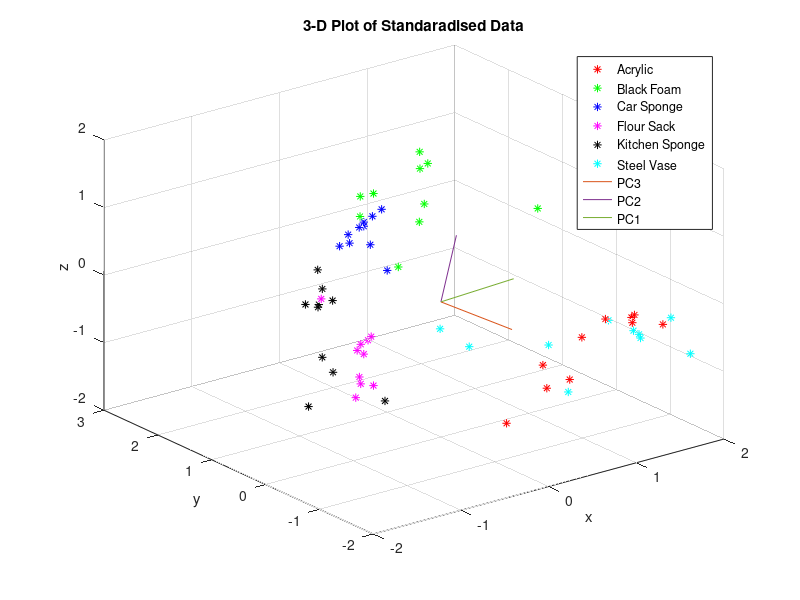
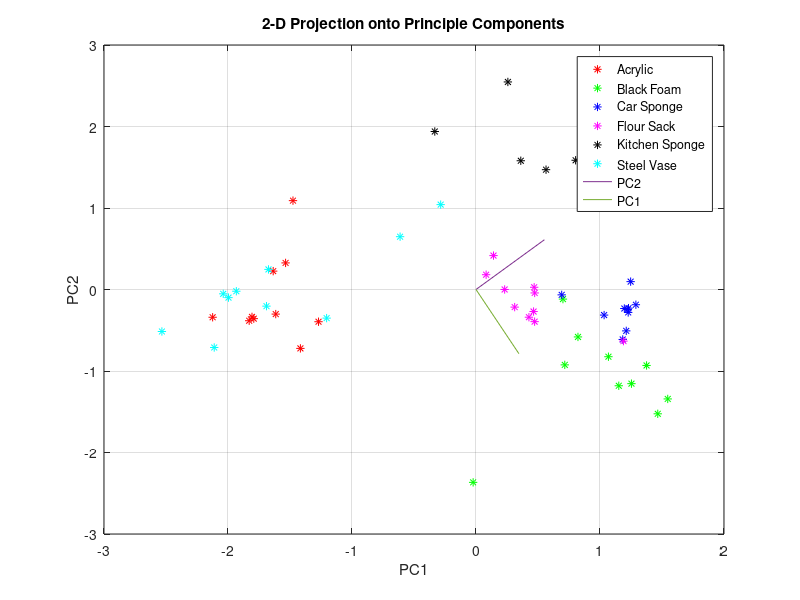

The MATLAB source for these figures, in order: (Note: this script raises an error after producing the figures.)
clear all
close all
load("F0_PVT.mat")
%Part 1 Section B

%Initialise Object Colours
color = ['r', 'g', 'b', 'm', 'k', 'c'];

%a)
%Report Covariance matrix, eigen values, eigenvectors for the data

%Covariance matrix 
% - Combine struct to a single 3x60 matrix (TVP x all 10 trials on all 6
% objects)
% - Standardise (Subtract mean and divide by standard deviation)
% - Find covariance of the 3x60 matrix
concatenated_matrix = PVT';

matrix_mean = mean(concatenated_matrix, 2);
matrix_st = std(concatenated_matrix.');
concatenated_matrix = concatenated_matrix - matrix_mean;

concatenated_matrix(1, :) = concatenated_matrix(1, :) ./ matrix_st(1);
concatenated_matrix(2, :) = concatenated_matrix(2, :) ./ matrix_st(2);
concatenated_matrix(3, :) = concatenated_matrix(3, :) ./ matrix_st(3);

matrix_covariance = cov(concatenated_matrix.');
[matrix_eig_vects, matrix_eig_vals] = eig(matrix_covariance);

%b)
%Replot the standardised data with principal components displayed.

%Assign objects to correct points
acrylicPoints = concatenated_matrix(:, 1:10);
blackFoamPoints = concatenated_matrix(:, 11:20);
carSpongePoints = concatenated_matrix(:, 21:30);
flourSackPoints = concatenated_matrix(:, 31:40);
kitchenSpongePoints = concatenated_matrix(:, 41:50);
steelVasePoints = concatenated_matrix(:, 51:60);

%Plotting standardised matrix

figure;
plot3(acrylicPoints(1,:),acrylicPoints(2,:), acrylicPoints(3,:),'*',"Color", color(1));
hold on
plot3(blackFoamPoints(1,:),blackFoamPoints(2,:), blackFoamPoints(3,:),'*',"Color", color(2));
hold on
plot3(carSpongePoints(1,:),carSpongePoints(2,:), carSpongePoints(3,:),'*',"Color", color(3));
hold on
plot3(flourSackPoints(1,:),flourSackPoints(2,:), flourSackPoints(3,:),'*',"Color", color(4));
hold on
plot3(kitchenSpongePoints(1,:),kitchenSpongePoints(2,:), kitchenSpongePoints(3,:),'*',"Color", color(5));
hold on
plot3(steelVasePoints(1,:),steelVasePoints(2,:), steelVasePoints(3,:),'*',"Color", color(6));
hold on

%Displaying eigen vectors
x = [ matrix_eig_vects(1, 1), matrix_eig_vects(2, 1), matrix_eig_vects(3, 1)];
y = [ matrix_eig_vects(1, 2), matrix_eig_vects(2, 2), matrix_eig_vects(3, 2)];
z = [ matrix_eig_vects(1, 3), matrix_eig_vects(2, 3), matrix_eig_vects(3, 3)];

%PC3
plot3([0; x(1)], [0; y(1)], [0; z(1)],"Color", '#D95319');
%PC2
plot3([0; x(2)], [0; y(2)], [0; z(2)],"Color", '#7E2F8E');
%PC1
plot3([0; x(3)], [0; y(3)], [0; z(3)],"Color", '#77AC30');

title("3-D Plot of Standaradised Data");
xlabel("x");
ylabel("y");
zlabel("z");
legend('Acrylic','Black Foam','Car Sponge', 'Flour Sack', 'Kitchen Sponge','Steel Vase', 'PC3','PC2', 'PC1');
grid on
hold off

%c)
%Reduce the data to 2-dimensions and replot.

%two largest eigenvalues are column 3 then column 2, choose those eigenvectors
%multiply this feature vector matrix with the original data

feature_vector = [matrix_eig_vects(:,3), matrix_eig_vects(:,2)]; 

two_d_plot = concatenated_matrix.' * feature_vector;

%Assign objects to correct points
acrylicPoints2d = two_d_plot(1:10, :);
blackFoamPoints2d = two_d_plot(11:20, :);
carSpongePoints2d = two_d_plot(21:30, :);
flourSackPoints2d = two_d_plot(31:40, :);
kitchenSpongePoints2d = two_d_plot(41:50, :);
steelVasePoints2d = two_d_plot(51:60, :);


figure;
plot(acrylicPoints2d(:, 1),acrylicPoints2d(:, 2),'*',"Color", color(1));
hold on
plot(blackFoamPoints2d(:, 1),blackFoamPoints2d(:, 2),'*',"Color", color(2));
hold on
plot(carSpongePoints2d(:, 1),carSpongePoints2d(:, 2),'*',"Color", color(3));
hold on
plot(flourSackPoints2d(:, 1),flourSackPoints2d(:, 2),'*',"Color", color(4));
hold on
plot(kitchenSpongePoints2d(:, 1),kitchenSpongePoints2d(:, 2),'*',"Color", color(5));
hold on
plot(steelVasePoints2d(:, 1),steelVasePoints2d(:, 2),'*',"Color", color(6));
hold on


x = [matrix_eig_vects(2, 1), matrix_eig_vects(3, 1)];
y = [matrix_eig_vects(2, 2), matrix_eig_vects(3, 2)];

%Plot Principal Component Lines

%PC2
plot([0; x(1)], [0; y(1)],"Color", '#7E2F8E');
%PC1
plot([0; x(2)], [0; y(2)],"Color", '#77AC30');
title("2-D Projection onto Principle Components");
xlabel("PC1");
ylabel("PC2");
legend('Acrylic','Black Foam','Car Sponge', 'Flour Sack', 'Kitchen Sponge','Steel Vase', 'PC2', 'PC1');
grid on
hold off


%d)
%Show how the data is distributed across all PCs by plotting as separate 1D
%number lines


% Choose the Largest Feature vector which is first element in feature_vector
one_d_plot_pc1 = concatenated_matrix.' * feature_vector(:,1);
one_d_plot_pc2 = concatenated_matrix.' * feature_vector(:,2);

%Or take the corresponding values straight from the 2D plot.
%one_d_plot_pc1 = [two_d_plot(: , 1)];
%one_d_plot_pc1 = [two_d_plot(: , 2)];


%Assign objects to correct points

%PC1
acrylicPoints1d = one_d_plot_pc1(1:10, 1);
blackFoamPoints1d = one_d_plot_pc1(11:20, 1);
carSpongePoints1d = one_d_plot_pc1(21:30, 1);
flourSackPoints1d = one_d_plot_pc1(31:40, 1);
kitchenSpongePoints1d = one_d_plot_pc1(41:50, 1);
steelVasePoints1d = one_d_plot_pc1(51:60, 1);
%PC2
acrylicPoints1d_pc2 = one_d_plot_pc2(1:10, 1);
blackFoamPoints1d_pc2 = one_d_plot_pc2(11:20, 1);
carSpongePoints1d_pc2 = one_d_plot_pc2(21:30, 1);
flourSackPoints1d_pc2 = one_d_plot_pc2(31:40, 1);
kitchenSpongePoints1d_pc2 = one_d_plot_pc2(41:50, 1);
steelVasePoints1d_pc2 = one_d_plot_pc2(51:60, 1);


figure;
nexttile
hold on;
plot(acrylicPoints1d(:, 1), 1,'*',"Color", color(1));
hold on
plot(blackFoamPoints1d(:, 1), 1,'*',"Color", color(2));
hold on
plot(carSpongePoints1d(:, 1), 1,'*',"Color", color(3));
hold on
plot(flourSackPoints1d(:, 1), 1,'*',"Color", color(4));
hold on
plot(kitchenSpongePoints1d(:, 1), 1,'*',"Color", color(5));
hold on
plot(steelVasePoints1d(:, 1), 1,'*',"Color", color(6));
title("1-D Projection onto Principle Component 1");
grid on

nexttile
hold on;
plot(acrylicPoints1d_pc2(:, 1), 1,'*',"Color", color(1));
hold on
plot(blackFoamPoints1d_pc2(:, 1), 1,'*',"Color", color(2));
hold on
plot(carSpongePoints1d_pc2(:, 1), 1,'*',"Color", color(3));
hold on
plot(flourSackPoints1d_pc2(:, 1), 1,'*',"Color", color(4));
hold on
plot(kitchenSpongePoints1d_pc2(:, 1), 1,'*',"Color", color(5));
hold on
plot(steelVasePoints1d_pc2(:, 1), 1,'*',"Color", color(6));
title("1-D Projection onto Principle Component 2");
set(gca,'YTickLabel',{' '})
grid on

hold off



%Part 2 Section B

%a)
%Use PCA to determine the principal components of electrode data. Report on
%the variances with a Scree plot

load("F0Electrodes.mat");

% Electrode Data is normalized across the 19 electrodes
normalisedElectrodes = normalize(ElectrodesData);

% Covariance Matrix for the Electrode Data
covMat = cov(normalisedElectrodes);

% 19 x 19 Eigenvector produced
[covEigenVectorsFull, covEigenValuesFull] = eig(covMat);

% The Eigenvalues are extracted from the diagonal and flipped to make them
% descending order
screePlotY = flip(diag(covEigenValuesFull));

%Scree Plot produced from eigen values
figure;
plot(1:19, screePlotY, '-o');
title("Scree Plot for Electrode Data")
xlabel("Electrodes")
ylabel("Eigenvalues")

%Extract top 3 eigenvectors - Could be optimised by extracting from
%preliminary matrix
[covEigenVectors, covEigenValues] = eigs(covMat, 3);

%Project the data on to the 3 Principal Components
projectionPrincipalComponents = normalisedElectrodes *covEigenVectors;



%Visualize the electrode data using the three principal components with largest
%variance. 

%Plot the data accordingly per object and ensures colours are consistent
acrylicPrincipalComponents = projectionPrincipalComponents(1:10, :);
blackFoamPrincipalComponents = projectionPrincipalComponents(11:20, :);
carSpongePrincipalComponents = projectionPrincipalComponents(21:30, :);
flourSackPrincipalComponents = projectionPrincipalComponents(31:40, :);
kitchenSpongePrincipalComponents = projectionPrincipalComponents(41:50, :);
steelVasePrincipalComponents = projectionPrincipalComponents(51:60, :);

color = ['r', 'g', 'b', 'm', 'k', 'c'];
figure;
plot3(acrylicPrincipalComponents(:,1),acrylicPrincipalComponents(:,2),acrylicPrincipalComponents(:,3),'*',"Color", color(1))
hold on
plot3(blackFoamPrincipalComponents(:,1),blackFoamPrincipalComponents(:,2),blackFoamPrincipalComponents(:,3), '*',"Color", color(2))
hold on
plot3(carSpongePrincipalComponents(:,1),carSpongePrincipalComponents(:,2),carSpongePrincipalComponents(:,3),'*', "Color", color(3))
hold on
plot3(flourSackPrincipalComponents(:,1),flourSackPrincipalComponents(:,2),flourSackPrincipalComponents(:,3),'*', "Color", color(4))
hold on
plot3(kitchenSpongePrincipalComponents(:,1),kitchenSpongePrincipalComponents(:,2),kitchenSpongePrincipalComponents(:,3),'*',"Color", color(5))
hold on
plot3(steelVasePrincipalComponents(:,1),steelVasePrincipalComponents(:,2),steelVasePrincipalComponents(:,3),'*',"Color" ,color(6))
hold on
title("Principal Component Projection for Each Object")
xlabel('PC1'); ylabel('PC2'); zlabel('PC3');
grid on
legend('Acrylic','Black Foam','Car Sponge', 'Flour Sack', 'Kitchen Sponge','Steel Vase')
save("PCAF0Electrodes.mat", "projectionPrincipalComponents");
